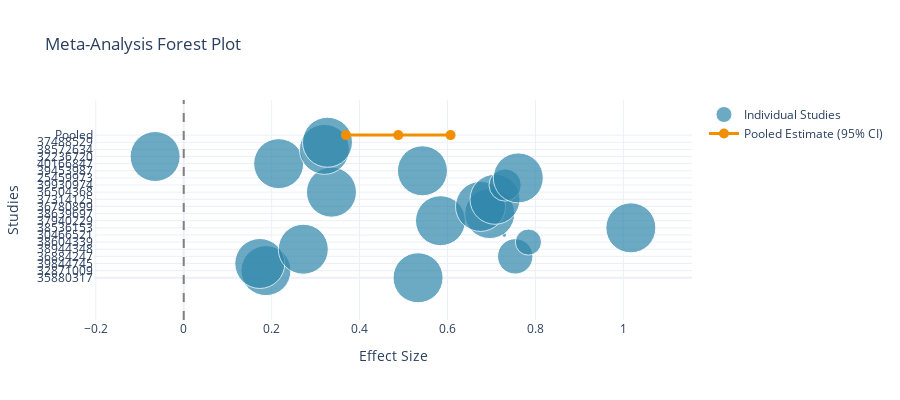
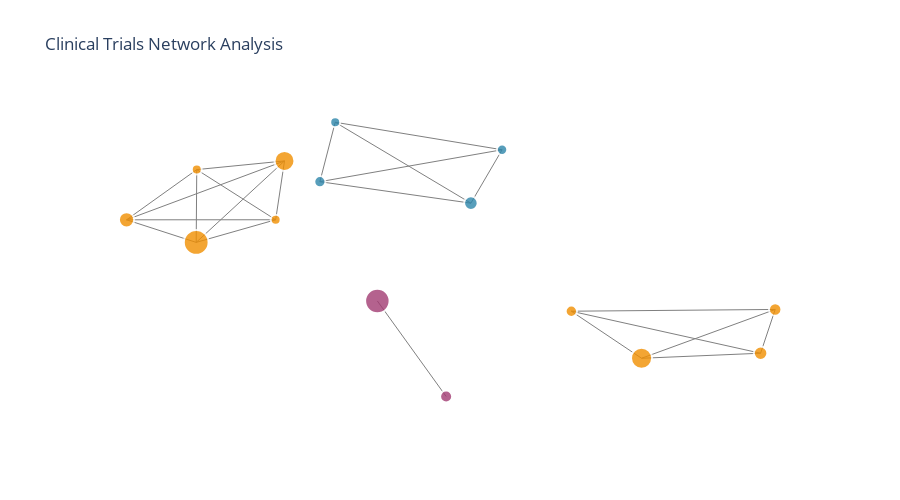

Notebook code for these charts, in order:
### Markdown cell above
# Generate Advanced Research Visualizations for Cardiovascular Research
print("\n📊 GENERATING ADVANCED CARDIOVASCULAR RESEARCH VISUALIZATIONS...")
print("="*70)

cv_visualizations = research_platform.generate_visualizations(cv_results)

# Display main research dashboard
if 'dashboard' in cv_visualizations:
    print("📈 Research Intelligence Dashboard Generated!")
    cv_visualizations['dashboard'].show()
else:
    print("⚠️ Dashboard visualization not available")

### Code cell
# Display Evidence Synthesis and Meta-Analysis Visualization
print("\\n🧬 EVIDENCE SYNTHESIS & META-ANALYSIS VISUALIZATION")
print("="*60)

if 'evidence_synthesis' in cv_visualizations:
    print("📊 Evidence Synthesis Forest Plot Generated!")
    cv_visualizations['evidence_synthesis'].show()
else:
    print("⚠️ Evidence synthesis visualization not available")

# Display Clinical Trials Network Analysis
print("\\n🧪 CLINICAL TRIALS NETWORK ANALYSIS")
print("="*45)

if 'trials_network' in cv_visualizations:
    print("🔗 Clinical Trials Network Graph Generated!")
    cv_visualizations['trials_network'].show()
else:
    print("⚠️ Trials network visualization not available")

### Figure 1 — Plotly figure (JSON) as saved in the notebook; plotly's stock layout.template omitted (floating-point values rounded to 4 significant figures)
{"data": [{"hovertemplate": "%{text}<extra></extra>", "marker": {"color": "#2E86AB", "opacity": 0.7, "size": [50, 50, 50, 35.4, 50, 26.15, 4.7, 50, 50, 50, 50, 50, 50, 32.25, 50, 50, 50, 50, 50, 50]}, "mode": "markers", "name": "Individual Studies", "text": ["Study: 35880317<br>Effect: 0.533<br>Weight: 1.0", "Study: 32871009<br>Effect: 0.187<br>Weight: 1.0", "Study: 39844745<br>Effect: 0.173<br>Weight: 1.0", "Study: 36884247<br>Effect: 0.754<br>Weight: 0.708", "Study: 38944348<br>Effect: 0.272<br>Weight: 1.0", "Study: 38604339<br>Effect: 0.784<br>Weight: 0.523", "Study: 30466521<br>Effect: 0.729<br>Weight: 0.094", "Study: 38536153<br>Effect: 1.017<br>Weight: 1.0", "Study: 37940229<br>Effect: 0.584<br>Weight: 1.0", "Study: 38639697<br>Effect: 0.696<br>Weight: 1.0", "Study: 36780899<br>Effect: 0.675<br>Weight: 1.0", "Study: 37314125<br>Effect: 0.708<br>Weight: 1.0", "Study: 36504368<br>Effect: 0.336<br>Weight: 1.0", "Study: 39930974<br>Effect: 0.731<br>Weight: 0.645", "Study: 25459973<br>Effect: 0.761<br>Weight: 1.0", "Study: 39453987<br>Effect: 0.543<br>Weight: 1.0", "Study: 40166847<br>Effect: 0.216<br>Weight: 1.0", "Study: 32236720<br>Effect: -0.065<br>Weight: 1.0", "Study: 38572634<br>Effect: 0.32<br>Weight: 1.0", "Study: 37488529<br>Effect: 0.327<br>Weight: 1.0"], "type": "scatter", "x": [0.533, 0.187, 0.173, 0.754, 0.272, 0.784, 0.729, 1.017, 0.584, 0.696, 0.675, 0.708, 0.336, 0.731, 0.761, 0.543, 0.216, -0.065, 0.32, 0.327], "y": [0, 1, 2, 3, 4, 5, 6, 7, 8, 9, 10, 11, 12, 13, 14, 15, 16, 17, 18, 19]}, {"line": {"color": "#F18F01", "width": 3}, "marker": {"color": "#F18F01", "size": 10}, "mode": "lines+markers", "name": "Pooled Estimate (95% CI)", "type": "scatter", "x": [0.369, 0.488, 0.607], "y": [20, 20, 20]}], "layout": {"height": 400, "shapes": [{"line": {"color": "gray", "dash": "dash"}, "type": "line", "x0": 0, "x1": 0, "xref": "x", "y0": 0, "y1": 1, "yref": "y domain"}], "title": {"text": "Meta-Analysis Forest Plot"}, "xaxis": {"title": {"text": "Effect Size"}}, "yaxis": {"tickmode": "array", "ticktext": ["35880317", "32871009", "39844745", "36884247", "38944348", "38604339", "30466521", "38536153", "37940229", "38639697", "36780899", "37314125", "36504368", "39930974", "25459973", "39453987", "40166847", "32236720", "38572634", "37488529", "Pooled"], "tickvals": [0, 1, 2, 3, 4, 5, 6, 7, 8, 9, 10, 11, 12, 13, 14, 15, 16, 17, 18, 19, 20], "title": {"text": "Studies"}}}}

### Figure 2 — Plotly figure (JSON) as saved in the notebook; plotly's stock layout.template omitted (floating-point values rounded to 4 significant figures)
{"data": [{"hoverinfo": "none", "line": {"color": "gray", "width": 1}, "mode": "lines", "showlegend": false, "type": "scatter", "x": [-0.5888, -0.3551, null, -0.5888, -0.5873, null, -0.5888, -0.3785, null, -0.5888, -0.7731, null, 0.59, 0.905, null, 0.59, 0.9436, null, 0.59, 0.4041, null, 0.1382, -0.2614, null, 0.1382, -0.2209, null, 0.1382, 0.2208, null, -0.2614, -0.2209, null, -0.2614, 0.2208, null, 0.07273, -0.1093, null, -0.3551, -0.5873, null, -0.3551, -0.3785, null, -0.3551, -0.7731, null, -0.5873, -0.3785, null, -0.5873, -0.7731, null, 0.905, 0.9436, null, 0.905, 0.4041, null, 0.9436, 0.4041, null, -0.3785, -0.7731, null, -0.2209, 0.2208, null], "y": [0.02805, 0.5716, null, 0.02805, 0.5137, null, 0.02805, 0.1791, null, 0.02805, 0.1788, null, -0.7452, -0.7115, null, -0.7452, -0.4194, null, -0.7452, -0.4311, null, 0.2898, 0.4331, null, 0.2898, 0.8297, null, 0.2898, 0.6462, null, 0.4331, 0.8297, null, 0.4331, 0.6462, null, -1, -0.3629, null, 0.5716, 0.5137, null, 0.5716, 0.1791, null, 0.5716, 0.1788, null, 0.5137, 0.1791, null, 0.5137, 0.1788, null, -0.7115, -0.4194, null, -0.7115, -0.4311, null, -0.4194, -0.4311, null, 0.1791, 0.1788, null, 0.8297, 0.6462, null]}, {"hovertemplate": "%{text}<extra></extra>", "marker": {"color": ["#F18F01", "#F18F01", "#2E86AB", "#2E86AB", "#A23B72", "#F18F01", "#F18F01", "#F18F01", "#F18F01", "#F18F01", "#2E86AB", "#F18F01", "#2E86AB", "#F18F01", "#A23B72"], "line": {"color": "white", "width": 2}, "opacity": 0.8, "size": [24.8, 21.05, 13.6, 11.2, 12.05, 19.9, 10, 13.55, 12.5, 10, 10, 15.3, 10.4, 11.4, 24.45]}, "mode": "markers", "name": "Clinical Trials", "text": ["Phase: Phase IV<br>Status: Active<br>Enrollment: 496", "Phase: Phase I<br>Status: Completed<br>Enrollment: 421", "Phase: Phase III<br>Status: Recruiting<br>Enrollment: 272", "Phase: Phase III<br>Status: Recruiting<br>Enrollment: 224", "Phase: Phase II<br>Status: Completed<br>Enrollment: 241", "Phase: Phase IV<br>Status: Recruiting<br>Enrollment: 398", "Phase: Phase IV<br>Status: Completed<br>Enrollment: 188", "Phase: Phase I<br>Status: Recruiting<br>Enrollment: 271", "Phase: Phase I<br>Status: Completed<br>Enrollment: 250", "Phase: Phase IV<br>Status: Completed<br>Enrollment: 96", "Phase: Phase III<br>Status: Recruiting<br>Enrollment: 34", "Phase: Phase IV<br>Status: Completed<br>Enrollment: 306", "Phase: Phase III<br>Status: Recruiting<br>Enrollment: 208", "Phase: Phase I<br>Status: Suspended<br>Enrollment: 228", "Phase: Phase II<br>Status: Recruiting<br>Enrollment: 489"], "type": "scatter", "x": [-0.5888, 0.59, 0.1382, -0.2614, 0.07273, -0.3551, -0.5873, 0.905, 0.9436, -0.3785, -0.2209, -0.7731, 0.2208, 0.4041, -0.1093], "y": [0.02805, -0.7452, 0.2898, 0.4331, -1, 0.5716, 0.5137, -0.7115, -0.4194, 0.1791, 0.8297, 0.1788, 0.6462, -0.4311, -0.3629]}], "layout": {"height": 500, "showlegend": false, "title": {"text": "Clinical Trials Network Analysis"}, "xaxis": {"showgrid": false, "showticklabels": false, "zeroline": false}, "yaxis": {"showgrid": false, "showticklabels": false, "zeroline": false}}}
